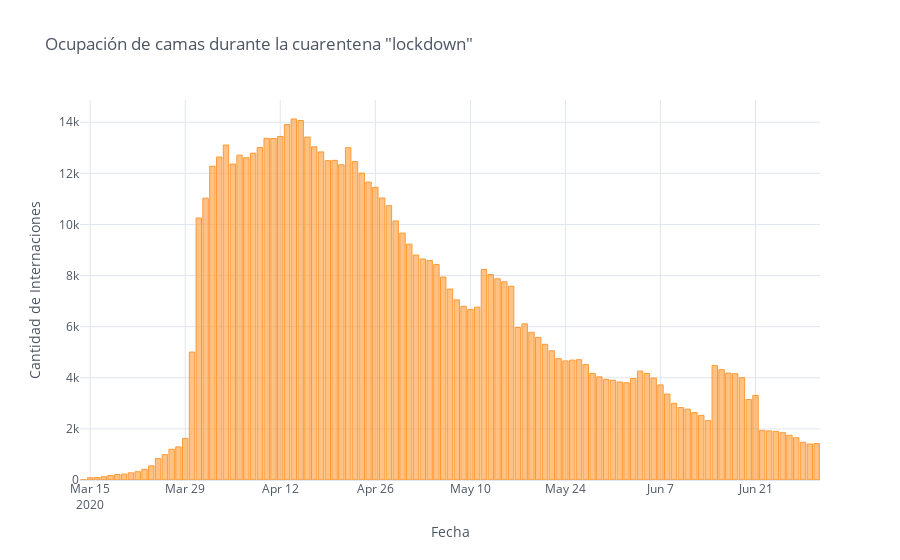

Here is the notebook cell this chart was saved with:
### Code cell
OnlyNY.iplot(kind='bar',x='date',y='inpatient_beds_used_covid', xTitle='Fecha',yTitle='Cantidad de Internaciones',title='Ocupación de camas durante la cuarentena "lockdown"')
